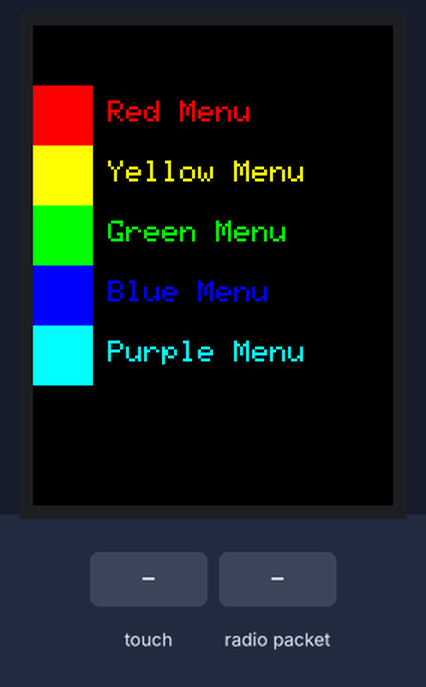
A sketch run on a simulated ESP32-S2. On the bench: 240×320 colour display. Inputs (shaded band) come from the test bench. What the sketch prints to the serial monitor is not drawn.

Above: at 1.4 s.
1.5 s: touch panel pressed at 13 % / 30 % of its raw x / y range
At 1.9 s:
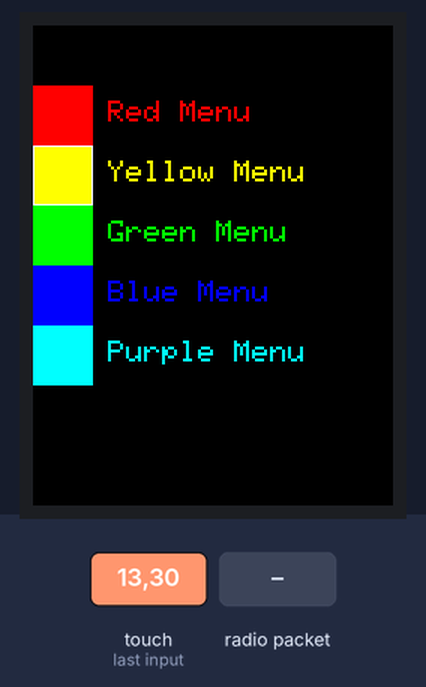
3.0 s: radio packet "1" arrives
At 3.4 s:
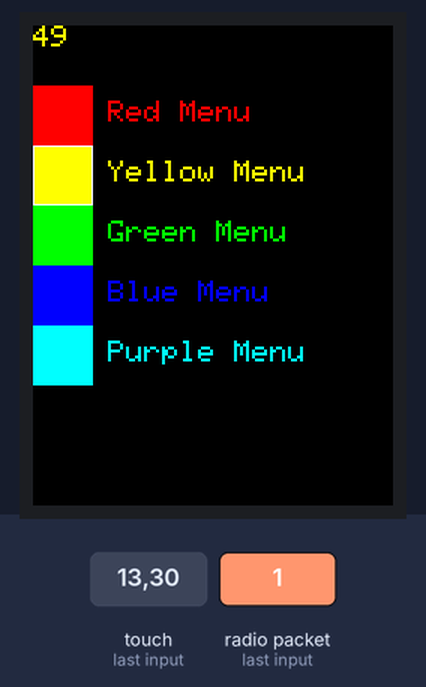
Timing chart, 0 to 6.0 s (numbered marks = the images above; inputs shaded):
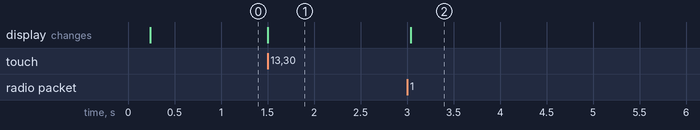

The sketch:

ESPNOW_TFT_GUI.ino
```cpp
/*
*  Displays data from a Master ESP32 Device using ESPNOW
*
*
*  TFT Display GUI meant for use with this product
*  https://www.amazon.com/gp/product/B073R7BH1B/ref=ppx_yo_dt_b_search_asin_title?ie=UTF8&psc=1
*
*  HiLetgo ILI9341 2.8" SPI TFT LCD Display Touch Panel 240X320 with PCB 5V/3.3V STM32
*
*  By Sam Rall ~SWR~
*/
#include <SPI.h>
#include <Wire.h>      // this is needed even tho we aren't using it
#include <Adafruit_ILI9341.h>
#include <Adafruit_GFX.h>    // Core graphics library

#include <XPT2046_Touchscreen.h>

#include <esp_now.h>
#include <WiFi.h>

#define CHANNEL 1

// This is calibration data for the raw touch data to the screen coordinates
#define TS_MINX 150
#define TS_MINY 130
#define TS_MAXX 3800
#define TS_MAXY 4000

/* Currently using Sparkfun ESP32-S2 Thing Plus
*  These pints are all on the same side of the board
*  It may require the RST pins on both the TFT and ESP32 board to be connected
*/

//~SWR~ DO NOT CHANGE THESE
#define IRQ_PIN A5
#define CS_PIN  3
#define TFT_CS 34
#define TFT_DC 33
Adafruit_ILI9341 tft = Adafruit_ILI9341(TFT_CS, TFT_DC);
XPT2046_Touchscreen ts(CS_PIN, IRQ_PIN);

// Size of the color selection boxes and the paintbrush size
#define BOXSIZE 40
#define PENRADIUS 3


#define BOX_A0 BOXSIZE
#define BOX_A1 BOXSIZE*2
#define BOX_A2 BOXSIZE*3
#define BOX_A3 BOXSIZE*4
#define BOX_A4 BOXSIZE*5

#define MAX_OPTIONS 5

//easy index for the colors - must be in specific order
uint16_t color_idx[MAX_OPTIONS] = {ILI9341_RED, ILI9341_YELLOW, ILI9341_GREEN,
                                                ILI9341_BLUE, ILI9341_CYAN};

int oldcolor;
int currentcolor = ILI9341_WHITE;

//Main Menu Option Strings
char str_mm1[] = "Red Menu";
char str_mm2[] = "Yellow Menu";
char str_mm3[] = "Green Menu";
char str_mm4[] = "Blue Menu";
char str_mm5[] = "Purple Menu";

//Main Menu Options pointer
char * MMopts[]= {str_mm1, str_mm2, str_mm3, str_mm4, str_mm5};


void setup(void) {
 // while (!Serial);     // used for leonardo debugging

  Serial.begin(115200);

  // Set device as a Wi-Fi Station
  WiFi.mode(WIFI_STA);

  // Init ESP-NOW
  if (esp_now_init() != ESP_OK) {
    Serial.println("Error initializing ESP-NOW");
    return;
  }

  // Once ESPNow is successfully Init, we will register for recv CB to
  // get recv packer info
  esp_now_register_recv_cb(OnDataRecv);

  tft.begin();
  tft.setRotation(2);
  tft.setCursor(0,0);

  if (!ts.begin()) {
    Serial.println("Couldn't start touchscreen controller");
    while (1);
  }
  ts.setRotation(0);
  Serial.println("Touchscreen started");

  loadMainMenu();

  Serial.println("ESPNow/Basic/Slave Example");
  //Set device in AP mode to begin with
  WiFi.mode(WIFI_AP);

  // This is the mac address of the Slave in AP Mode
  Serial.print("AP MAC: "); Serial.println(WiFi.softAPmacAddress());

  // Once ESPNow is successfully Init, we will register for recv CB to
  // get recv packer info.
  esp_now_register_recv_cb(OnDataRecv);

}

// callback when data is recv from Master
void OnDataRecv(const uint8_t *mac_addr, const uint8_t *data, int data_len) {
  char macStr[18];
  snprintf(macStr, sizeof(macStr), "%02x:%02x:%02x:%02x:%02x:%02x",
           mac_addr[0], mac_addr[1], mac_addr[2], mac_addr[3], mac_addr[4], mac_addr[5]);
  Serial.print("Last Packet Recv from: "); Serial.println(macStr);
  Serial.print("Last Packet Recv Data: "); Serial.println(*data);

  //Print to TFT Display
  tft.setTextColor(currentcolor,ILI9341_BLACK);

  tft.setCursor(0,0); tft.println(*data);

  Serial.println("");
}

void loop()
{
  /* See if there's any  touch data for us
  if (ts.bufferEmpty()) {
    return;
  }*/

  // You can also wait for a touch
  if (! ts.touched()) {
    return;
  }


  // Retrieve a point
  TS_Point p = ts.getPoint();

  // Scale from ~0->4000 to tft.width using the calibration #'s
  p.x = map(p.x, TS_MINX, TS_MAXX, 0, tft.width());
  p.y = map(p.y, TS_MINY, TS_MAXY, 0, tft.height());

  //Select the option
  if (p.x < BOX_A0) {
     oldcolor = currentcolor;
     if (p.y < BOXSIZE){
       //Do nothing
     }
     else if (p.y < BOX_A1) {
       currentcolor = color_idx[0];
       tft.drawRect(0, BOX_A0, BOXSIZE, BOXSIZE, ILI9341_WHITE);
      }
      else if (p.y < BOX_A2) {
       currentcolor = color_idx[1];
       tft.drawRect(0, BOX_A1, BOXSIZE, BOXSIZE, ILI9341_WHITE);
     }
     else if (p.y < BOX_A3) {
       currentcolor = color_idx[2];
       tft.drawRect(0, BOX_A2, BOXSIZE, BOXSIZE, ILI9341_WHITE);
     }
     else if (p.y < BOX_A4) {
       currentcolor = color_idx[3];
       tft.drawRect(0, BOX_A3, BOXSIZE, BOXSIZE, ILI9341_WHITE);
     }
     else if (p.y < BOXSIZE*6) //Box "A5"
     {
       currentcolor = color_idx[4];
       tft.drawRect(0, BOX_A4, BOXSIZE, BOXSIZE, ILI9341_WHITE);
     }

    // Deselect the old option
     if (oldcolor != currentcolor) {
       switch (oldcolor){
         case ILI9341_RED: tft.fillRect(0, BOXSIZE, BOXSIZE, BOXSIZE, color_idx[0]); break;
         case ILI9341_YELLOW: tft.fillRect(0, BOXSIZE*2, BOXSIZE, BOXSIZE, color_idx[1]); break;
         case ILI9341_GREEN: tft.fillRect(0, BOXSIZE*3, BOXSIZE, BOXSIZE, color_idx[2]); break;
         case ILI9341_BLUE: tft.fillRect(0, BOXSIZE*4, BOXSIZE, BOXSIZE, color_idx[3]); break;
         case ILI9341_CYAN: tft.fillRect(0, BOXSIZE*5, BOXSIZE, BOXSIZE, color_idx[4]); break;
         default: break;//do nothing
       }
     }

  }

}

void loadMainMenu(){

  tft.fillScreen(ILI9341_BLACK);
  tft.setTextSize(2);

  for (int i = 1; i <= MAX_OPTIONS; i++){
    tft.fillRect(0, BOXSIZE*i, BOXSIZE, BOXSIZE, color_idx[i-1]);
    tft.setCursor(50, BOXSIZE*i+10);
    tft.setTextColor(color_idx[i-1]);
    tft.print(MMopts[i-1]);

  }
}
```

Measured:
- after the input at 1.5 s, the display: changes at once (image 1)
- after the input at 3.0 s, the display: changes at once (image 2)
